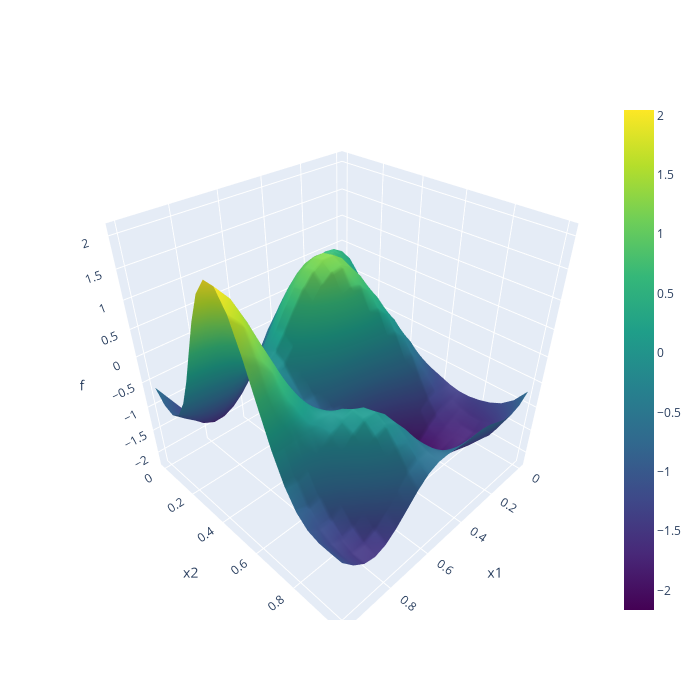

Notebook cell for this chart:
### Code cell
# 2次元の平均0のガウス過程からのサンプリング
def sample_2d(kernel, n_samples, n_points, epsilon = 1e-6):
    xx1 = np.linspace(0, 1, n_points)
    xx2 = np.linspace(0, 1, n_points)
    XX1, XX2 = np.meshgrid(xx1, xx2)
    grid_points = np.hstack([XX1.reshape(-1, 1), XX2.reshape(-1, 1)])
    K = kernel_matrix(grid_points, kernel)
    K_stable = K + epsilon * np.eye(K.shape[0]) # 対角成分に小さな値を加えて計算を安定化(正定値になるようにする)
    sns.heatmap(K_stable, cmap='Blues')

    sample = np.random.normal(size=(n_samples, grid_points.shape[0]))
    # L = np.linalg.cholesky(K)
    L = np.linalg.cholesky(K_stable)
    yy_2d = L @ sample.T

    return grid_points, yy_2d

n_points = 21
n_samples = 1
params = [1.0, 0.04/0.5]  # RBFカーネルのパラメータ
grid_points_2d, yy_2d = sample_2d(kgauss(params), n_samples, n_points)
fig = go.Figure(data=go.Surface(
    z=yy_2d.reshape(n_points, n_points), 
    x=grid_points_2d[:, 0].reshape(n_points, n_points), 
    y=grid_points_2d[:, 1].reshape(n_points, n_points), 
    colorscale='viridis'))
fig.update_layout(scene=dict(xaxis_title='x1', yaxis_title='x2', zaxis_title='f'), width=700, height=700)
fig.show()

# 可視化
plt.figure(figsize=(6, 5))
plt.contourf(grid_points_2d[:, 0].reshape(n_points, n_points), 
             grid_points_2d[:, 1].reshape(n_points, n_points), 
             yy_2d.reshape(n_points, n_points), 
             levels=30, cmap='viridis')
plt.colorbar(label='Density')
plt.title("Sampled 2D PDF from GP")
plt.xlabel("x")
plt.ylabel("y")
plt.axis('equal')
plt.show()

### Figure 1 — Plotly figure (JSON) as saved in the notebook; plotly's stock layout.template omitted (floating-point values rounded to 4 significant figures; data arrays with more than 128 entries replaced by an {"elided": "..."} marker saying what was removed)
{"data": [{"colorscale": [[0, "#440154"], [0.1111, "#482878"], [0.2222, "#3e4989"], [0.3333, "#31688e"], [0.4444, "#26828e"], [0.5556, "#1f9e89"], [0.6667, "#35b779"], [0.7778, "#6ece58"], [0.8889, "#b5de2b"], [1, "#fde725"]], "type": "surface", "x": {"elided": "21x21 float values"}, "y": {"elided": "21x21 float values"}, "z": {"elided": "21x21 float values"}}], "layout": {"height": 700, "scene": {"xaxis": {"title": {"text": "x1"}}, "yaxis": {"title": {"text": "x2"}}, "zaxis": {"title": {"text": "f"}}}, "width": 700}}
